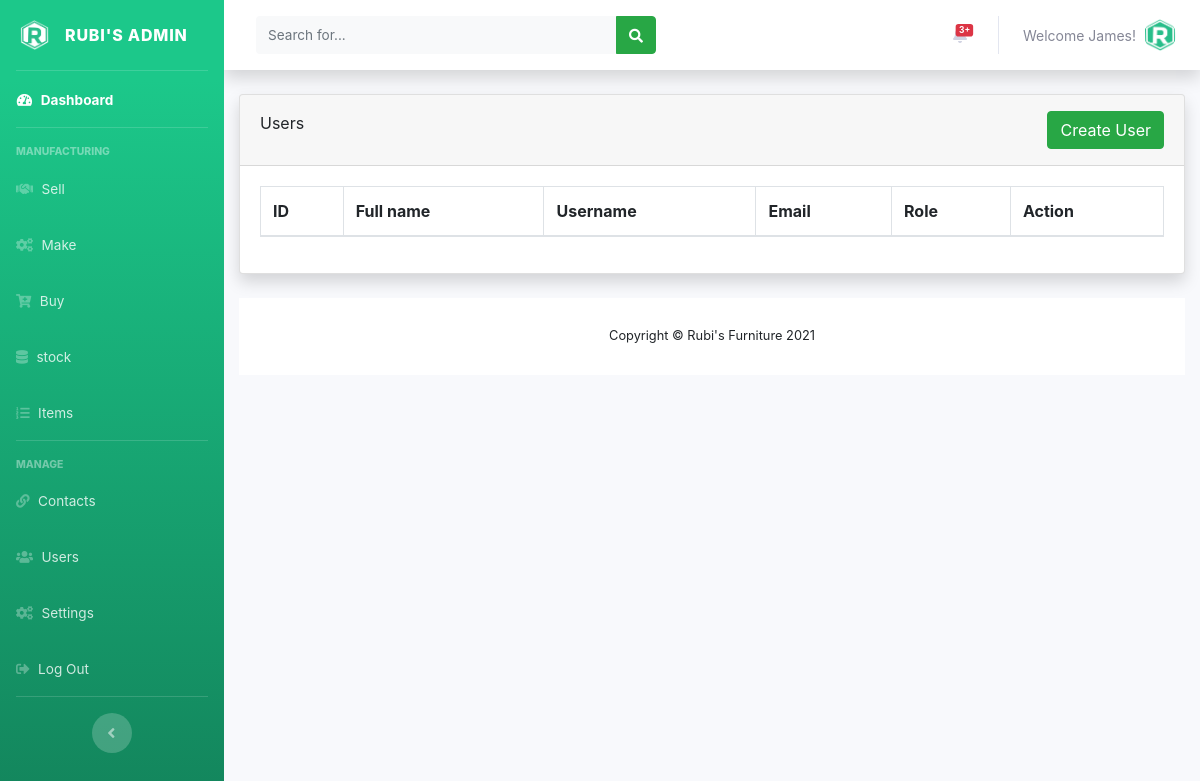
Before: /admin/users.php (signed in) with the older database file.
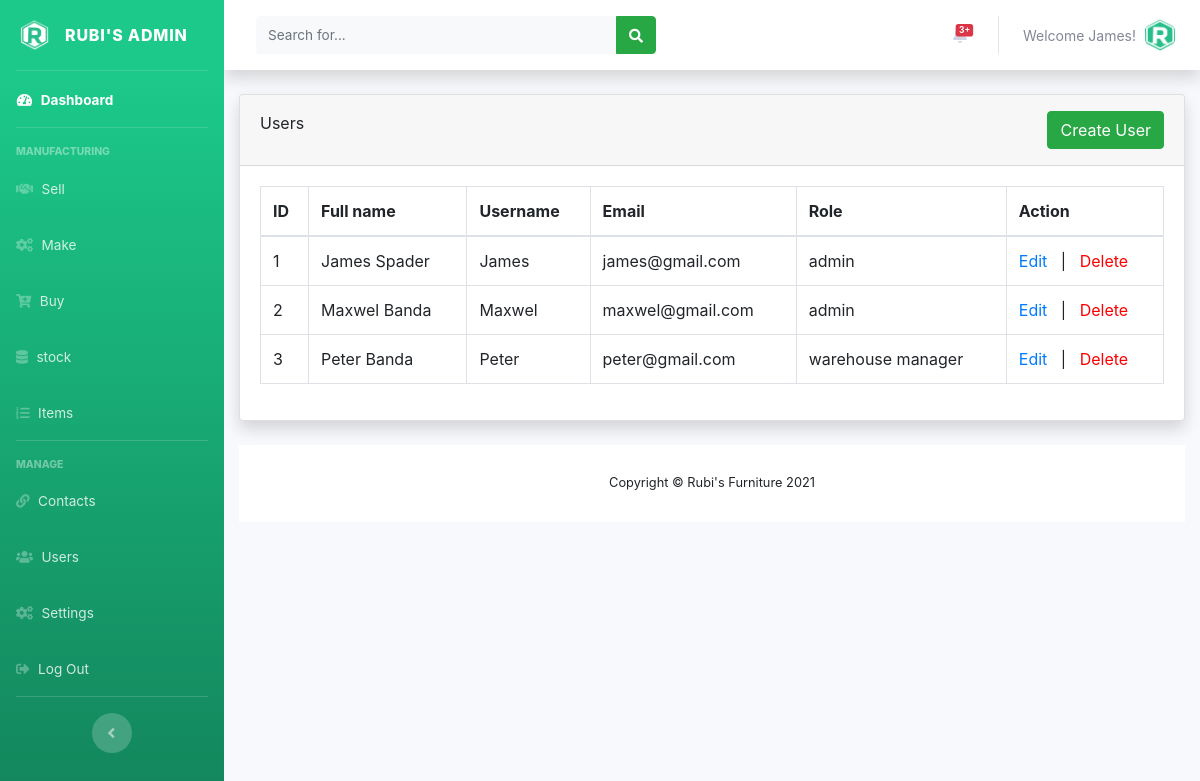
After: the same page with the newer database file.
### tables this page shows
CREATE TABLE IF NOT EXISTS `users` (
  `user_id` int(11) NOT NULL AUTO_INCREMENT,
  `full_name` varchar(150) NOT NULL,
  `user_name` varchar(120) NOT NULL,
  `user_password` varchar(250) NOT NULL,
  `email` varchar(120) NOT NULL,
  `role` int(10) NOT NULL,
  `date_created` timestamp NOT NULL DEFAULT CURRENT_TIMESTAMP,
  PRIMARY KEY (`user_id`),
  KEY `role` (`role`)
);

CREATE TABLE IF NOT EXISTS `user_roles` (
  `user_id` int(11) NOT NULL AUTO_INCREMENT,
  `user_role` varchar(120) NOT NULL,
  `date_created` timestamp NOT NULL DEFAULT CURRENT_TIMESTAMP,
  PRIMARY KEY (`user_id`)
);

### admin/users.php (the view, shortened to what this page needs)
<?php
require_once('../includes/config.php');
include('includes/header.php');
include('includes/navbar.php');
include('includes/topbar.php');
?>
<div class="container-fluid">
  <div class="card shadow mb-4">
    <div class="card-header py-3">
      <div class="row mb-12">
        <div class="col mb-7"
        <h6 class="m-0 font-weight-bold text-success">Users
      </div>
      <div align="right" class="col">
        <button type="button" class="btn btn-success" data-toggle="modal" data-target="#addadminprofile">
          Create User
        </button>
      </div>
    </div>
  </div>
  <div class="card-body">
    <div class="table-responsive">
      <?php
      $connection= mysqli_connect("localhost","root","","pms");
      $query="SELECT Users.full_name, Users.user_name, Users.email, Users.role, user_roles.user_role FROM Users INNER JOIN user_roles ON Users.role = user_roles.user_id";
      $query_run= mysqli_query($connection, $query);
      ?>
      <table class="table table-bordered" id="dataTable" width="100%" cellspacing="0">
        <thead>
          <tr>
            <th>ID </th>
            <th>Full name </th>
            <th>Username </th>
            <th>Email </th>
            <th>Role </th>
            <th>Action </th>
          </tr>
        </thead>
        <tbody>
          <?php
          $cnt = 1;
          if(mysqli_num_rows($query_run) > 0){
            while ($row= mysqli_fetch_assoc($query_run)) {
              ?>
              <tr>
                <td> <?php echo $cnt; ?> </td>
                <td> <?php echo $row['full_name']; ?></td>
                <td> <?php echo $row['user_name']; ?></td>
                <td> <?php echo $row['email']; ?></td>
                <td> <?php echo $row['user_role']; ?></td>
                <td>
                  <a href="index.php?pid=<?php echo(1);?>"  onclick="return confirm('Edit User?')">Edit</a>
                  &nbsp | &nbsp
                  <a style="color: red" href="index.php?pid=<?php echo(1);?>" onclick="return confirm('Delete User?')">Delete</a>
                </td>
              </tr>
              <?php
              $cnt++;  }
            }
            ?>
          </tbody>
        </table>
      </div>
    </div>
  </div>
  <?php
  include('includes/footer.php');
  ?>

### admin/includes/topbar.php (shortened to what this page needs)
<div id="content-wrapper" class="d-flex flex-column">
  <div id="content">
    <nav class="navbar navbar-expand navbar-light bg-white topbar mb-4 static-top shadow">
      <form
      class="d-none d-sm-inline-block form-inline mr-auto ml-md-3 my-2 my-md-0 mw-100 navbar-search">
      <div class="input-group">
        <input type="text" class="form-control bg-light border-0 small" placeholder="Search for..."
        aria-label="Search" aria-describedby="basic-addon2">
        <div class="input-group-append">
          <button class="btn btn-success" type="button">
            <i class="fas fa-search fa-sm"></i>
          </button>
        </div>
      </div>
    </form>
    <ul class="navbar-nav ml-auto">
  <li class="nav-item dropdown no-arrow mx-1">
    <a class="nav-link dropdown-toggle" href="#" id="alertsDropdown" role="button"
    data-toggle="dropdown" aria-haspopup="true" aria-expanded="false">
    <span class="badge badge-danger badge-counter">3+</span>
  </a>
</li>
<li class="nav-item dropdown no-arrow">
  <a class="nav-link dropdown-toggle" href="#" id="userDropdown" role="button"
  data-toggle="dropdown" aria-haspopup="true" aria-expanded="false">
  <?php
  $staff_id = $_SESSION['user_id'];
  $sql = "SELECT user_name FROM users WHERE user_id = :staff_id";
  $querry=$dbconn->prepare($sql);
  $querry->bindParam(':staff_id', $staff_id, PDO::PARAM_INT);
  $querry->execute();
  $rows = $querry->fetchAll(PDO::FETCH_ASSOC);
  $count = $querry->rowCount();
  if($count > 0)
  {
    foreach($rows as $row) {?>
      <span class="mr-2 d-none d-lg-inline text-gray-600 small"><?php echo htmlentities('Welcome'."  ".$row['user_name'].'!') ?></span>
    <?php }
  }?>
  <img class="img-profile rounded-circle"
  src="../assets/img/logo/rubi_icon.png">
</a>
</li>
</ul>
</nav>

Changed rows visible on the page:
now on one of the page's lists (row unchanged): users: full_name "James Spader", user_name "James", email "james@gmail.com", user_roles.user_role "admin"
added users: full_name "Maxwel Banda", user_name "Maxwel", email "maxwel@gmail.com", user_roles.user_role "admin"
now on this page (row unchanged): users: full_name "Peter Banda", user_name "Peter", email "peter@gmail.com", user_roles.user_role "warehouse manager"
